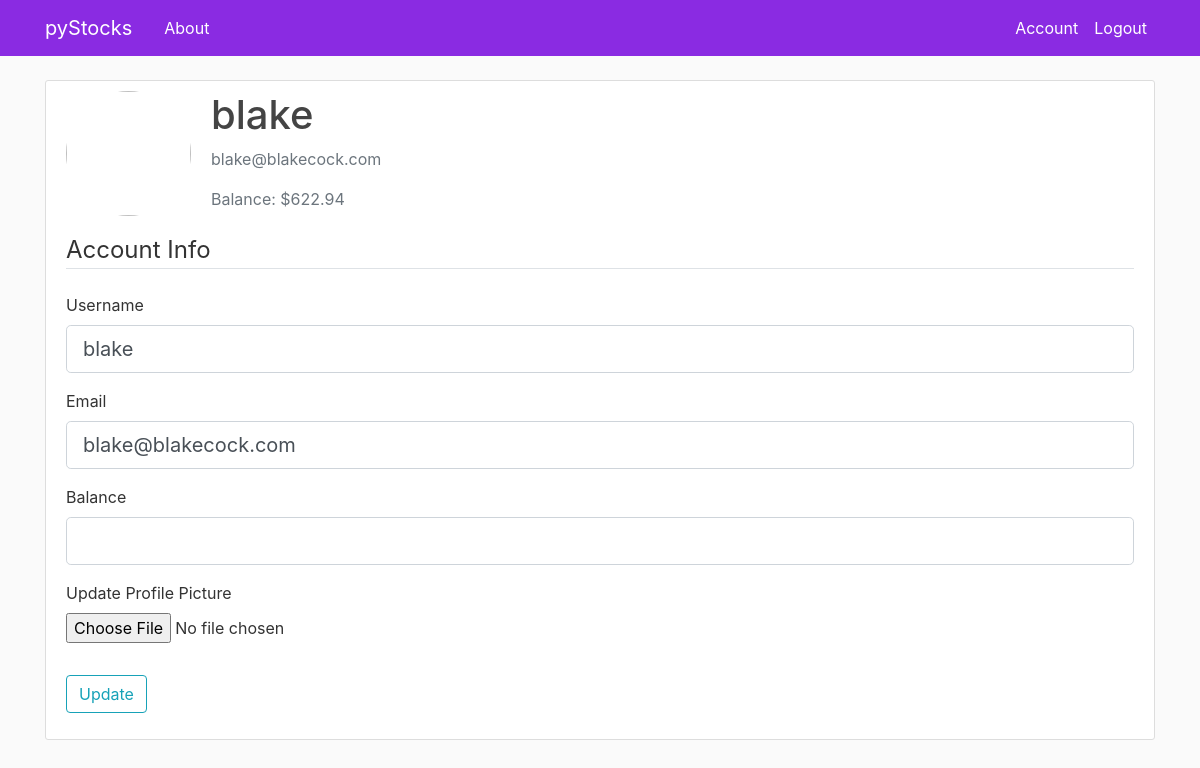
Screenshot of /account (signed in) with the database file from the repository.
### pyStocks/models.py (models this page shows, shortened)
class User(db.Model, UserMixin):
    id = db.Column(db.Integer, primary_key=True)
    username = db.Column(db.String(20), unique=True, nullable=False)
    email = db.Column(db.String(120), unique=True, nullable=False)
    image_file = db.Column(db.String(20), nullable=False, default='default.jpg')
    password = db.Column(db.String(60), nullable=False)
    money = db.Column(db.Integer, nullable=False)
    total = db.Column(db.String(60))
    profit = db.Column(db.String(60))
    stocks = db.relationship('UserStocks', backref='owner', lazy=True)

### pyStocks/routes.py (the view)
@app.route("/account", methods=['GET', 'POST'])
@login_required
def account():
    form = UpdateAccountForm()
    if form.validate_on_submit():
        if form.picture.data:
            picture_file = save_picture(form.picture.data)
            current_user.image_file = picture_file
        if form.money.data:
            current_user.money = form.money.data
        current_user.username = form.username.data
        current_user.email = form.email.data
        db.session.commit()
        flash('Your account has been updated!', 'success')
        return redirect(url_for('account'))
    elif request.method == 'GET':
        form.username.data = current_user.username
        form.email.data = current_user.email
    image_file = url_for('static', filename='profile_pics/' + current_user.image_file)
    return render_template('account.html', title='Account',
                           image_file=image_file, form=form)

### pyStocks/forms.py (shortened to what this page needs)
class UpdateAccountForm(FlaskForm):
    username = StringField('Username',
                           validators=[DataRequired(), Length(min=2, max=20)])
    email = StringField('Email',
                        validators=[DataRequired(), Email()])
    money = IntegerField('Balance')
    picture = FileField('Update Profile Picture', validators=[FileAllowed(['jpg', 'png'])])
    submit = SubmitField('Update')

### pyStocks/models.py (called while the page is built)
@login_manager.user_loader
def load_user(user_id):
    return User.query.get(int(user_id))

### pyStocks/templates/account.html (shortened to what this page needs)
{% extends "layout.html" %}
{% block content %}
    <div class="content-section">
      <div class="media">
        <img class="rounded-circle account-img" src="{{ image_file }}">
        <div class="media-body">
          <h2 class="account-heading">{{ current_user.username }}</h2>
          <p class="text-secondary">{{ current_user.email }}</p>
            <p class="text-secondary">Balance: ${{ current_user.money }}</p>
        </div>
      </div>
        <form method="POST" action="" enctype="multipart/form-data">
            <fieldset class="form-group">
                <legend class="border-bottom mb-4">Account Info</legend>
                <div class="form-group">
                    {{ form.username.label(class="form-control-label") }}
                    {% if form.username.errors %}
                        {{ form.username(class="form-control form-control-lg is-invalid") }}
                        <div class="invalid-feedback">
                            {% for error in form.username.errors %}
                                <span>{{ error }}</span>
                            {% endfor %}
                        </div>
                    {% else %}
                        {{ form.username(class="form-control form-control-lg") }}
                    {% endif %}
                </div>
                <div class="form-group">
                    {{ form.email.label(class="form-control-label") }}
                    {% if form.email.errors %}
                        {{ form.email(class="form-control form-control-lg is-invalid") }}
                        <div class="invalid-feedback">
                            {% for error in form.email.errors %}
                                <span>{{ error }}</span>
                            {% endfor %}
                        </div>
                    {% else %}
                        {{ form.email(class="form-control form-control-lg") }}
                    {% endif %}
                </div>
                 <div class="form-group">
                    {{ form.money.label(class="form-control-label") }}
                    {% if form.money.errors %}
                        {{ form.money(class="form-control form-control-lg is-invalid") }}
                        <div class="invalid-feedback">
                            {% for error in form.money.errors %}
                                <span>{{ error }}</span>
                            {% endfor %}
                        </div>
                    {% else %}
                        {{ form.money(class="form-control form-control-lg") }}
                    {% endif %}
                </div>
                <div class="form-group">
                    {{ form.picture.label() }}
                    {{ form.picture(class="form-control-file") }}
                </div>
            </fieldset>
            <div class="form-group">
                {{ form.submit(class="btn btn-outline-info") }}
            </div>
        </form>
    </div>
{% endblock content %}

### pyStocks/static/main.css (style rules this page uses)
body { background: #fafafa; color: #333333; margin-top: 5rem; }
h1, h2, h3, h4, h5, h6 { color: #444444; }
.content-section { background: #ffffff; padding: 10px 20px; border: 1px solid #dddddd; border-radius: 3px; margin-bottom: 20px; }
.account-img { height: 125px; width: 125px; margin-right: 20px; margin-bottom: 16px; }
.account-heading { font-size: 2.5rem; }

### rows the page displays
User: username "blake", email "blake@blakecock.com", money "622.94"
